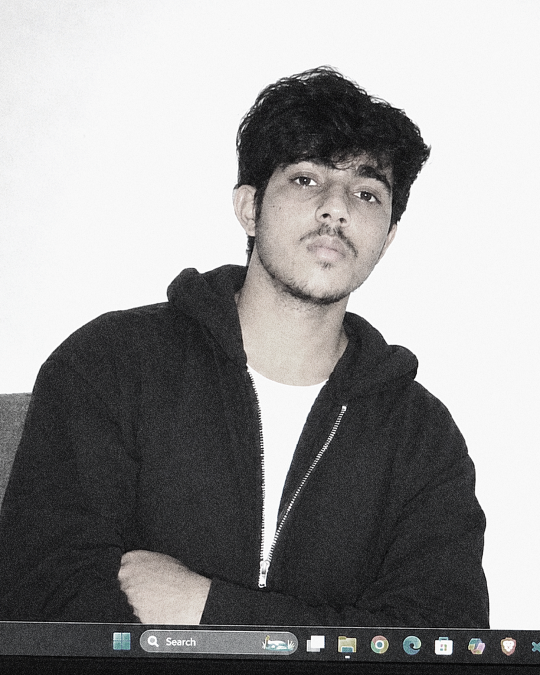
#> input picture source-photo.png, 1080 x 1350 px (shown at 1/2 size)
$ python prep_photo.py
#> lines starting #> are read from the running program, lines starting #| are printed output that depends on the picture
"""
Prepare the portrait photo for clean ASCII conversion:
  1. crop square around the head and shoulders
  2. remove / isolate background onto pure white (255)
  3. enhance linework and facial feature contrast
  4. output: source-prepped.png (grayscale), consumed by make_ascii_svg.py.

Usage:
    python scripts/prep_photo.py [input.png] [output.png]
"""
import os
import sys
from PIL import Image, ImageOps, ImageFilter, ImageEnhance

HERE = os.path.dirname(os.path.abspath(__file__))
INP = sys.argv[1] if len(sys.argv) > 1 else os.path.join(HERE, "..", "source-photo.png")
OUT = sys.argv[2] if len(sys.argv) > 2 else os.path.join(HERE, "..", "source-prepped.png")

try:
    import cv2
    import numpy as np
    HAVE_CV2 = True
except ImportError:
    HAVE_CV2 = False


def prep_image(inp_path, out_path):
#> called with inp_path = 'scripts/../source-photo.png', out_path = 'scripts/../source-prepped.png'
    im = Image.open(inp_path).convert("RGBA")
#> im is the input picture: PIL image 1080x1350 RGBA; mean R, G, B, A 150.6, 150, 150, 255
    w, h = im.size
#> w = 1080; h = 1350

    # Target square centered around head/torso (center ~ 527, 450)
    side = min(w, h, 920)
#> side = 920
    cx, cy = int(w * 0.49), int(h * 0.35)
#> cx = 529; cy = 472
    x0 = cx - side // 2
#> x0 = 69
    y0 = cy - side // 2
#> y0 = 12

    canvas = Image.new("RGB", (side, side), (255, 255, 255))
#> canvas: PIL image 920x920 RGB; every value is 255
    crop_x0, crop_y0 = max(0, x0), max(0, y0)
#> crop_x0 = 69; crop_y0 = 12
    crop_x1, crop_y1 = min(w, x0 + side), min(h, y0 + side)
#> crop_x1 = 989; crop_y1 = 932

    sub = im.crop((crop_x0, crop_y0, crop_x1, crop_y1))
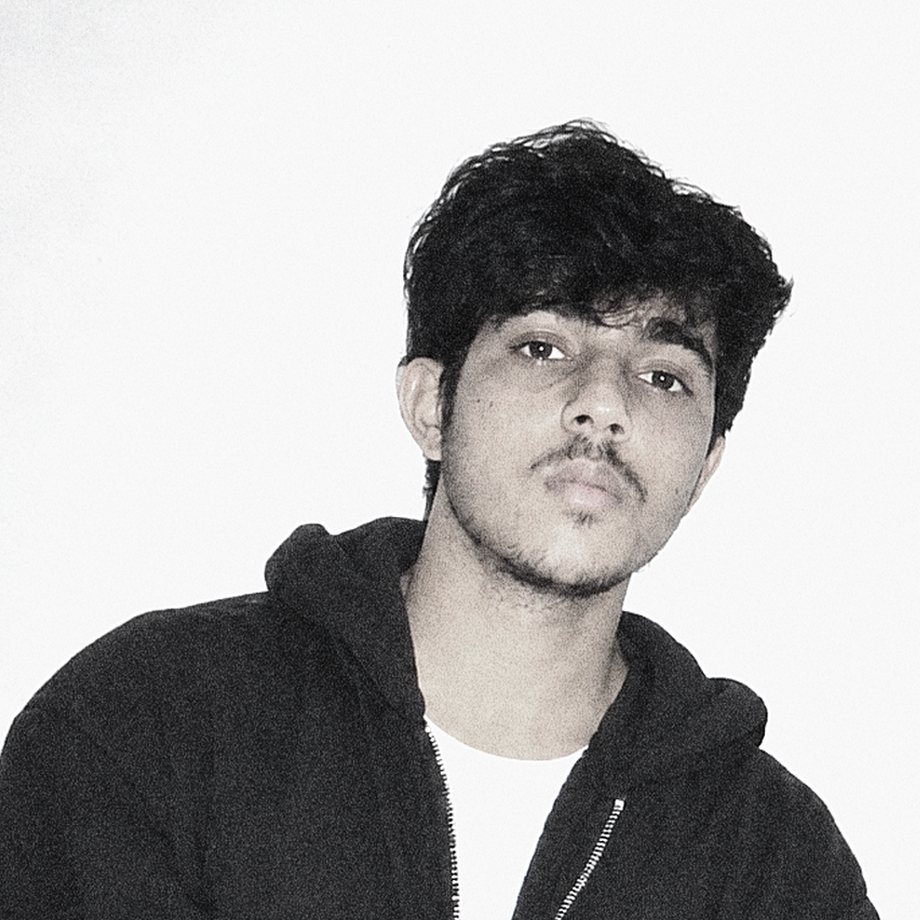
#> sub: PIL image 920x920 RGBA; mean R, G, B, A 174.8, 173.7, 173.3, 255
    paste_x = crop_x0 - x0
#> paste_x = 0
    paste_y = crop_y0 - y0
#> paste_y = 0

    # Paste with alpha mask if present
    if sub.mode == "RGBA":
        canvas.paste(sub.convert("RGB"), (paste_x, paste_y), mask=sub.split()[-1])
    else:
        canvas.paste(sub, (paste_x, paste_y))

    # Grayscale
    gray = canvas.convert("L")
    pixels = gray.load()
    rgb_pix = canvas.load()

    # Clear light studio background to pure white (255)
    for y in range(side):
        for x in range(side):
            r, g, b = rgb_pix[x, y]
            if r > 210 and g > 210 and b > 210 and max(abs(r-g), abs(g-b), abs(b-r)) < 20:
                pixels[x, y] = 255

    # Unsharp mask to emphasize edges & facial details
    gray = gray.filter(ImageFilter.UnsharpMask(radius=2.5, percent=160, threshold=2))
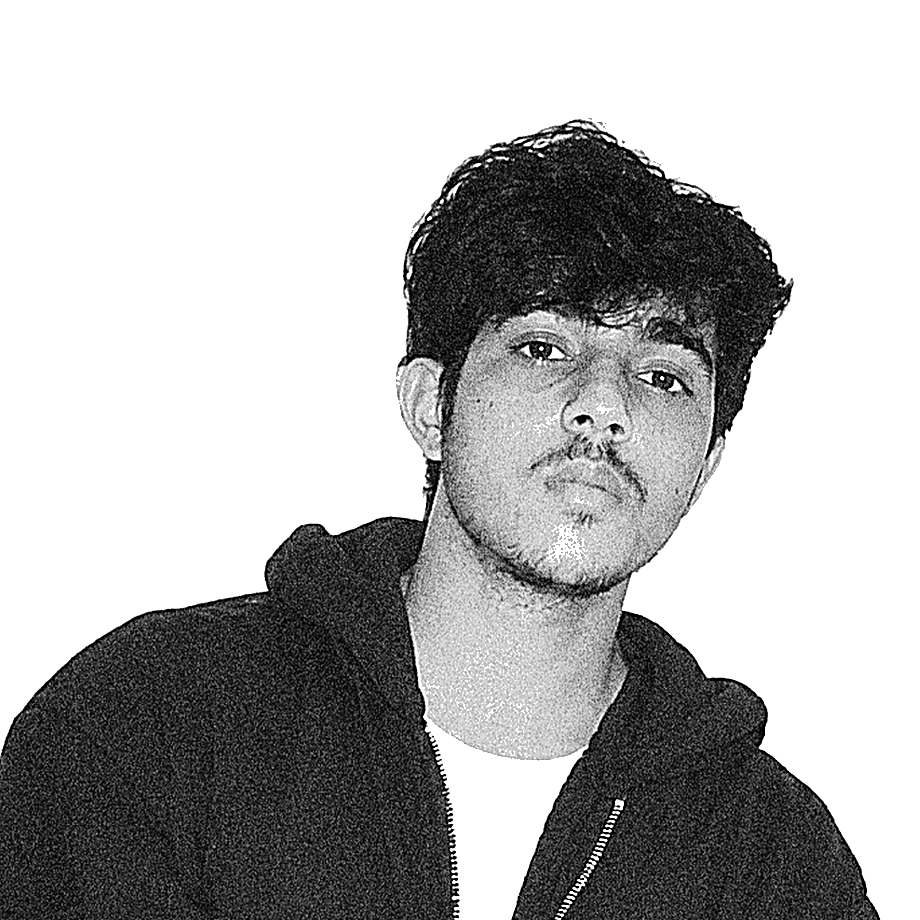
#> gray: PIL image 920x920 L; min 0, max 255, mean 177.9
    gray = ImageEnhance.Contrast(gray).enhance(1.15)

    gray.save(out_path)
    print(f"wrote {out_path} ({gray.size[0]}x{gray.size[1]})")
#| wrote scripts/../source-prepped.png (920x920)


if __name__ == "__main__":
    prep_image(INP, OUT)
